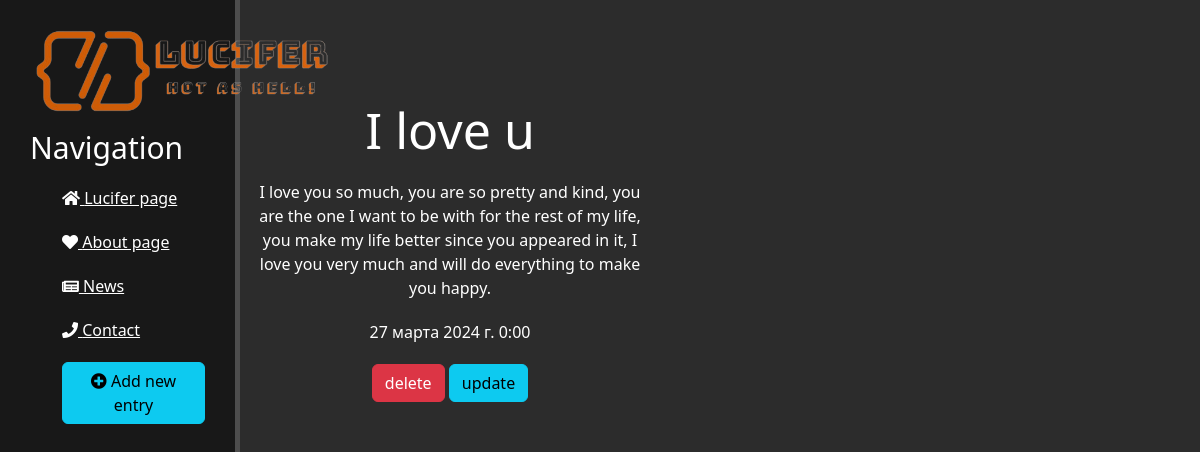
Before: /news/4/ with the older database file.
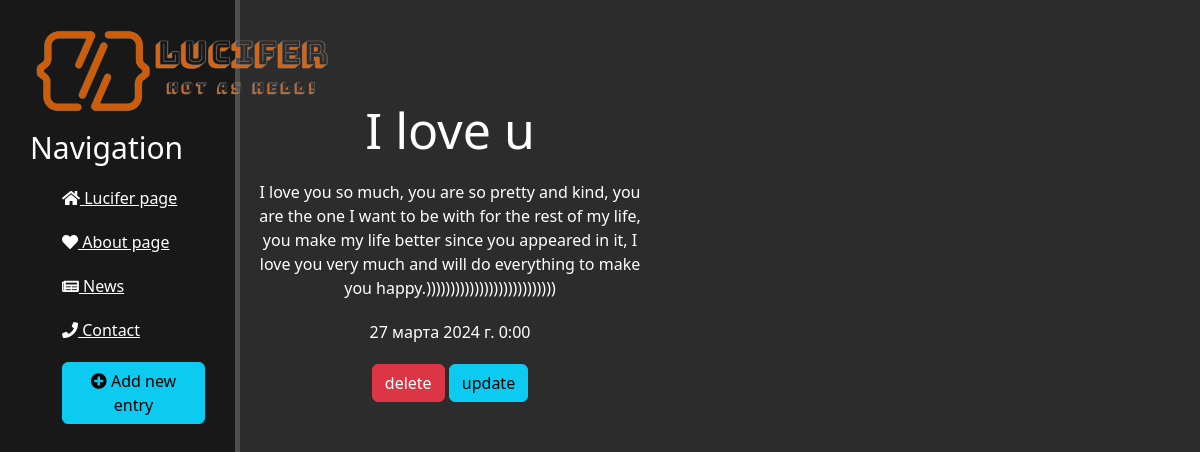
After: the same page with the newer database file.
### news/models.py (models this page shows, shortened)
class Artiles(models.Model):
    title = models.CharField('Lucifer', max_length=50)
    anons = models.CharField('Anons', max_length=250)
    full_text = models.TextField('Article')
    date = models.DateTimeField('Date of publication')
    class Meta:
        verbose_name = 'New'
        verbose_name_plural = 'News'

### news/views.py (the view)
# urls.py: path('<int:pk>/', views.NewsDetailView.as_view(), name='news-detail'),
class NewsDetailView(DetailView):
    model = Artiles
    template_name = 'news/details_view.html'
    context_object_name = 'article'

### news/templates/news/details_view.html (shortened to what this page needs)
{% extends 'main/layout.html' %}
{% block content %}
    <div class="features">
        <h1>{{ article.title }}</h1>
        <p>{{ article.full_text }}</p>
        <p>{{ article.date }}</p>
        <a href="{% url 'news-delete' article.id %}" class="btn btn-danger">delete</a>
        <a href="{% url 'news-update' article.id %}" class="btn btn-info">update</a>
    </div>
{% endblock %}

### main/templates/main/layout.html (shortened to what this page needs)
{% load static %}
<!DOCTYPE html>
<html lang="en">
<head>
    <link rel="stylesheet" href="https://cdn.jsdelivr.net/npm/bootstrap@5.3.2/dist/css/bootstrap.min.css">
    <link rel="stylesheet" href="{% static 'main/css/main.css'%}">
    <link rel="stylesheet" href="https://use.fontawesome.com/releases/v5.8.2/css/all.css">
</head>
<body>
    <aside>
        <img src="{% static 'main/img/Lucifer.png' %}" alt="TWD">
        <h3>Navigation</h3>
        <ul>
            <li><a href="{% url 'home' %}"><i class="fas fa-home"></i> Lucifer page</a></li>
            <li><a href="{% url 'about' %}"><i class="fas fa-heart"></i> About page</a></li>
            <li><a href="{% url 'news_home' %}"><i class="fas fa-newspaper" style="font-size: 15px;"></i> News</a></li>
            <li><a href=""><i class="fas fa-phone"></i> Contact</a></li>
            <li><a href="{% url 'create' %}"><button class="btn - btn-info"><i class="fas fa-plus-circle"></i> Add new entry</button></a></li>
        </ul>
    </aside>
    <main>
        {% block content %}
        {% endblock %}
    </main>
</body>
</html>

### main/static/main/css/main.css (style rules this page uses)
body { background-color: #2c2c2c; }
aside { float: left; position: fixed; top: 0; bottom: 0; left: 0; background-color: #181818; width: 20%; padding: 2.5%; color: #fff; border-right: 5px solid #4d4d4d; }
aside img { width: 300px; float: left; }
aside h3 { margin-top: 100px; font-size: 30px; }
aside ul { list-style: none }
aside ul li a { color: #ffffff; display: block; margin-top: 20px; transition: transform .6s ease; }
main .features { float: left; color: #fff; margin-top: 100px; text-align: center; width: 75%; }
main .features h1 { font-size: 50px; }
main .features p { max-width: 400px; margin: 20px auto; }

Changed rows visible on the page:
changed Artiles "I love u": full_text "…everything to make you happy." → "…everything to make you happy.)))))))))))))))))))))))))))"
